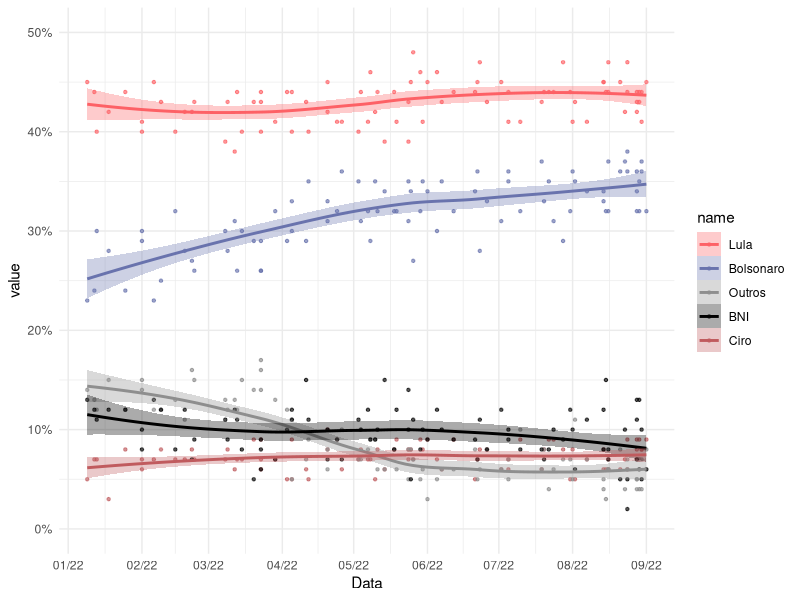
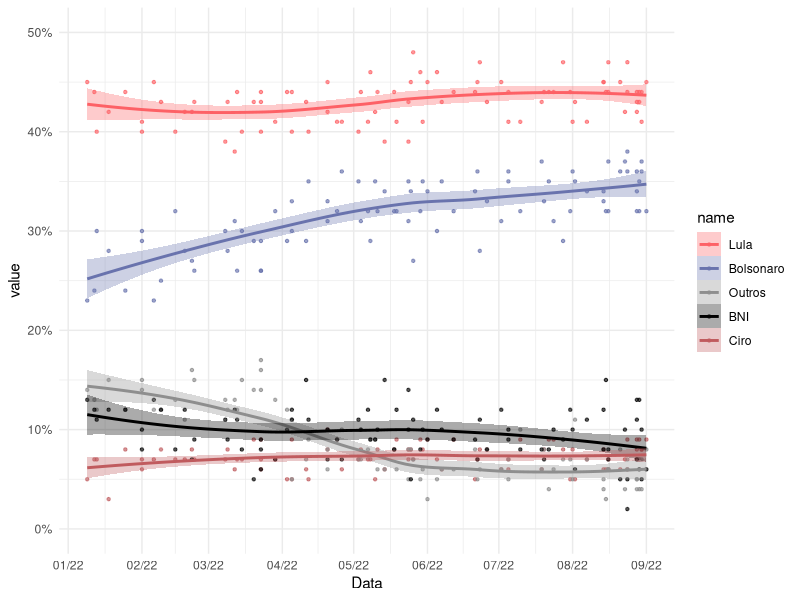

Source code (R) for these figures, in order:

# Configurar --------------------------------------------------------------

#-- bibliotecas
library(readxl)
library(tidyverse)
library(lubridate)

#-- lista de pesquisas
pesq <- read_csv("pesquisas_1t.csv") %>% 
  filter(Instituto!="Brasmarket")
exp = T

# Grafico -----------------------------------------------------------------

#-- argumento que controla o quão suave é a linah
span=.90

#-- gerar estimativas
results <- pesq %>%
  drop_na() %>% 
  mutate(Data = as.Date(Data),
         Outros = Tebet+Outros) %>% 
  select(-Tebet) %>% 
  pivot_longer(cols=c(Lula:Ciro, Outros:BNI)) %>% 
  mutate(value = value/100) %>% 
  # retirar institutos de pesquisa
  filter(!(Instituto%in%c("Sigma", "Brasmarket",
                          "Futura", "Gerp"))) %>% 
  mutate(Data=as.numeric(Data)) %>% 
  nest(-name) %>%
  mutate(
    # loess calculation 
    m = purrr::map(data, loess,
                   formula = value ~ Data, span = span),
    # valores previstos
    fitted = purrr::map(m, `[[`, "fitted")) %>% 
  select(-m) %>%
  unnest()

# Cores dos candidatos
col=c( "#fd6166", "#6973ad",
       "#8E8E8E","#000000","#c05b5e")

results %>% 
  mutate(Data = as.Date(Data, origin="1970/1/1"),
         name = fct_relevel(name, "Lula", "Bolsonaro",
                "Outros", "BNI", "Ciro")) %>% 
  ggplot(aes(x = Data, y = value, group = name, color = name)) +
  geom_point(alpha=.66, size=.85) +
  # geom_point(data=pesq %>% 
  #              mutate(Data = as.Date(Data),
  #                     Outros = Tebet+Outros) %>% 
  #              select(-Tebet) %>% 
  #              pivot_longer(cols=c(Lula:Ciro, Outros:BNI)) %>% 
  #              mutate(value = value/100) %>% 
  #              mutate(name=fct_relevel(name, "Lula", "Bolsonaro",
  #                          "Outros", "BNI", "Ciro")),
  #            aes(x=Data,y=value, group=name, color=name),
  #            alpha=.66, size=.85) +
  #-- line e smooth geram a mesma linha aqui
  #-- smooth até gerar o s.e. automaticamente
  #geom_line(aes(y = fitted), size=1) +
  geom_smooth(se=T, alpha=.33, span=span, aes(fill=name)) +
  scale_fill_manual(
    values=col) +
  scale_color_manual(values=col) +
  scale_y_continuous(limits=c(0,.5), labels=scales::percent) +
  scale_x_date(date_breaks = "1 month", date_labels = "%m/%y") +
  theme_minimal()

if(exp) {
ggsave(paste0("./img/", 
              str_replace_all(Sys.time(), ":", "_"), "_NL.svg"), 
       width=400*10, height=167*10, unit="px")
}

#-- resultados gerais
results %>% 
  filter(Data==max(Data)) %>% 
  mutate(Data = as.Date(Data, origin="1970/1/1"))  %>% 
  mutate(name = fct_relevel(name, "Lula", "Bolsonaro",
         "Ciro", "BNI", "Outros")) %>%
  group_by(name) %>% 
  summarise(mean=mean(fitted)) %>% 
  mutate(mean=paste0(round(mean*100,1), "%")) 

#-- mais recentes
pesq %>% 
  mutate(r = rank(-as.numeric(Data))) %>% 
  filter(r <10) %>% 
  arrange(r) %>%
  select(Data, Instituto, Registro, Lula:BNI) %>% 
  mutate(text = paste(Data, Instituto, Registro, Lula, Bolsonaro, Ciro, Tebet, Outros, BNI, sep=" | ")) %>% 
  select(text)
